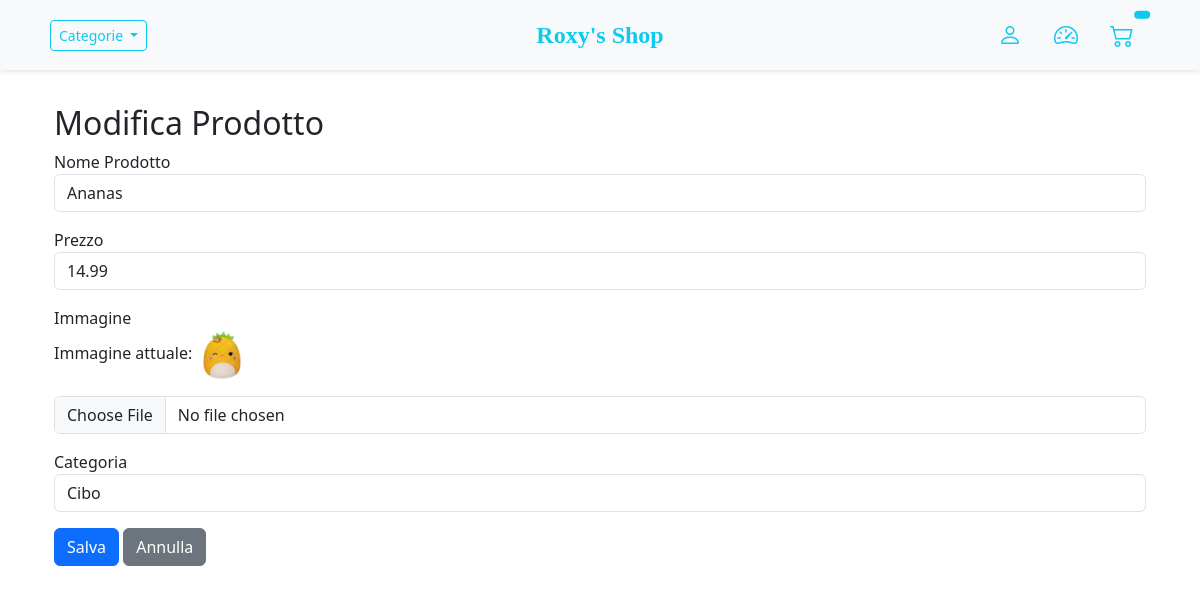
Page /management/products/3/edit/ (signed in) on the committed database.
### store/models.py (models this page shows, shortened)
class Product(models.Model):
    name = models.CharField(max_length=200)
    price = models.DecimalField(max_digits=7, decimal_places=2)
    digital = models.BooleanField(default=False,null=True, blank=True)
    image = models.ImageField(null=True, blank=True)
    category = models.CharField(max_length=100, null=True, blank=True)
    @property
    def imageURL(self):
        try:
            url = self.image.url
        except:
            url = ''
        return url

### management/views.py (the view, shortened to what this page needs)
# urls.py: path('products/<int:pk>/edit/', views.edit_product, name='edit_product'),
@login_required
@user_passes_test(is_manager)
def edit_product(request, pk):
    product = get_object_or_404(Product, pk=pk)
    context = {
        'title': 'Modifica Prodotto',
        'product': product
    }
    return render(request, 'management/product_form.html', context)

### management/views.py (called while the page is built)
def is_manager(user):
    return user.groups.filter(name='Store Managers').exists() or user.is_superuser

### management/templates/management/product_form.html (shortened to what this page needs)
{% extends 'store/main.html' %} {% load static %} {% block content %}
<div class="container mt-4">
  <h2>{{ title }}</h2>
  <form method="post" enctype="multipart/form-data">
    <div class="form-group mb-3">
      <label for="name">Nome Prodotto</label>
      <input
        type="text"
        class="form-control"
        id="name"
        name="name"
        value="{{ product.name|default:'' }}"
        required
      />
    </div>
    <div class="form-group mb-3">
      <label for="price">Prezzo</label>
      <input
        type="number"
        step="0.01"
        class="form-control"
        id="price"
        name="price"
        value="{{ product.price|default:'' }}"
        required
      />
    </div>
    <div class="form-group mb-3">
      <label for="image">Immagine</label>
      {% if product.imageURL %}
      <p>Immagine attuale: <img src="{{ product.imageURL }}" height="50" /></p>
      {% endif %}
      <input type="file" class="form-control" id="image" name="image" />
    </div>
    <div class="form-group mb-3">
      <label for="category">Categoria</label>
      <select class="form-control" id="category" name="category">
        <option value="Cibo" {% if product.category == "Cibo" %}selected{% endif %}>Cibo</option>
      </select>
    </div>
    <button type="submit" class="btn btn-primary">Salva</button>
    <a href="{% url 'management:product_list' %}" class="btn btn-secondary"
      >Annulla</a
    >
  </form>
</div>
{% endblock content %}

### store/static/css/main.css (style rules this page uses)
body { background-color: hsl(0, 0%, 100%); padding-top: 56px; }
.container { margin-bottom: 30px; }

### rows in the picture
Product: name "Ananas", price "14.99", imageURL (picture), category "Cibo"

### other values in the picture
{{ title }} "Modifica Prodotto"
